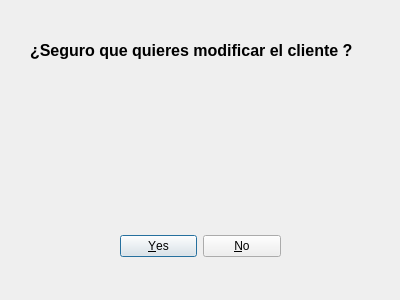
<?xml version="1.0" encoding="UTF-8"?>
<ui version="4.0">
 <class>avisoModificar</class>
 <widget class="QDialog" name="avisoModificar">
  <property name="geometry">
   <rect>
    <x>0</x>
    <y>0</y>
    <width>400</width>
    <height>300</height>
   </rect>
  </property>
  <property name="windowTitle">
   <string>Dialog</string>
  </property>
  <widget class="QDialogButtonBox" name="btnConfirmModificar">
   <property name="geometry">
    <rect>
     <x>120</x>
     <y>230</y>
     <width>161</width>
     <height>32</height>
    </rect>
   </property>
   <property name="orientation">
    <enum>Qt::Horizontal</enum>
   </property>
   <property name="standardButtons">
    <set>QDialogButtonBox::No|QDialogButtonBox::Yes</set>
   </property>
  </widget>
  <widget class="QLabel" name="label">
   <property name="geometry">
    <rect>
     <x>30</x>
     <y>20</y>
     <width>341</width>
     <height>61</height>
    </rect>
   </property>
   <property name="text">
    <string>&lt;html&gt;&lt;head/&gt;&lt;body&gt;&lt;p&gt;&lt;span style=&quot; font-size:12pt; font-weight:600;&quot;&gt;¿Seguro que quieres modificar el cliente ?&lt;/span&gt;&lt;/p&gt;&lt;/body&gt;&lt;/html&gt;</string>
   </property>
  </widget>
  <widget class="QLabel" name="label_2">
   <property name="geometry">
    <rect>
     <x>170</x>
     <y>90</y>
     <width>61</width>
     <height>61</height>
    </rect>
   </property>
   <property name="text">
    <string>&lt;html&gt;&lt;head/&gt;&lt;body&gt;&lt;p&gt;&lt;img src=&quot;:/avisomod/avisos1.jpg&quot;/&gt;&lt;/p&gt;&lt;/body&gt;&lt;/html&gt;</string>
   </property>
  </widget>
 </widget>
 <resources>
  <include location="img/avisomod.qrc"/>
 </resources>
 <connections>
  <connection>
   <sender>btnConfirmModificar</sender>
   <signal>accepted()</signal>
   <receiver>avisoModificar</receiver>
   <slot>accept()</slot>
   <hints>
    <hint type="sourcelabel">
     <x>248</x>
     <y>254</y>
    </hint>
    <hint type="destinationlabel">
     <x>157</x>
     <y>274</y>
    </hint>
   </hints>
  </connection>
  <connection>
   <sender>btnConfirmModificar</sender>
   <signal>rejected()</signal>
   <receiver>avisoModificar</receiver>
   <slot>reject()</slot>
   <hints>
    <hint type="sourcelabel">
     <x>316</x>
     <y>260</y>
    </hint>
    <hint type="destinationlabel">
     <x>286</x>
     <y>274</y>
    </hint>
   </hints>
  </connection>
 </connections>
</ui>
